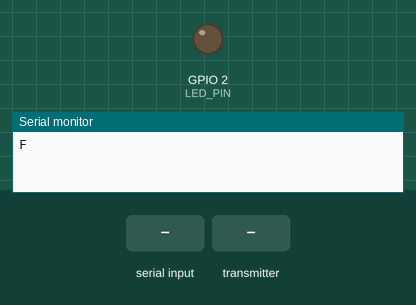
A sketch run on a simulated ESP32. Shown: output pins drawn as LEDs (lit = HIGH), the last lines printed to the serial monitor. The inputs (shaded band) are chosen by the test bench. No radio packets arrive unless stated.

Above: at 1.4 s.
1.5 s: "n\n" received over Serial
3.0 s: the transmitter starts sending incoming = 0
At 3.12 s:
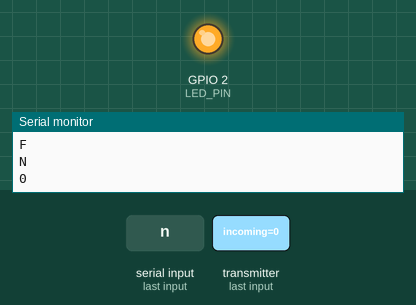
Timing chart, 0 to 6.0 s (numbered marks = the images above; inputs shaded):
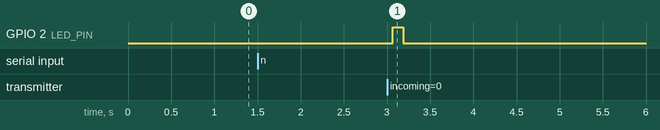

Measured:
- after the input at 3.0 s, GPIO 2 (LED_PIN): LOW → HIGH after 0.07 s, → LOW 0.12 s later

The sketch:

Reciever.ino
```cpp
// Receiver ESP32 - clean single-char serial protocol + remote toggle
#include <SPI.h>
#include <RF24.h>

#define CE_PIN 5
#define CSN_PIN 17
#define LED_PIN 2

RF24 radio(CE_PIN, CSN_PIN);
const byte addresses[][6] = {"1Node", "2Node"};

const char REMOTE_ID = 'H'; // remote buzzer ID
char winnerID[2] = { '\0', '\0' };
bool winnerLocked = false;
bool isGameOn = false;

void setup() {
  Serial.begin(115200);
  pinMode(LED_PIN, OUTPUT);
  digitalWrite(LED_PIN, LOW);

  if (!radio.begin() || !radio.isChipConnected()) {
    // no debug prints per request - hang if radio fails
    while (1);
  }

  radio.setPALevel(RF24_PA_LOW);
  radio.setDataRate(RF24_1MBPS);
  radio.openReadingPipe(1, addresses[1]);  // From buzzers
  radio.openWritingPipe(addresses[0]);     // To buzzers
  radio.startListening();

  delay(200);
  // Send initial state to Unity (F = game off)
  Serial.write('F');
  Serial.write('\n');
}

void loop() {
  // Handle incoming serial commands from Unity (single char commands)
  if (Serial.available() > 0) {
    char cmd = Serial.read();
    if (cmd == 'n') {
      startGame();
    } else if (cmd == 'f') {
      stopGame();
    } else if (cmd == 'q') { // status query from Unity
      if (isGameOn) {
        Serial.write('N');
        Serial.write('\n');
      } else {
        Serial.write('F');
        Serial.write('\n');
      }
    }
  }

  // Handle radio messages
  if (radio.available()) {
    char incoming = 0;
    radio.read(&incoming, 1); // read exactly one byte

    // Remote control buzzer toggles game state
    if (incoming == REMOTE_ID) {
      if (!isGameOn) startGame();
      else stopGame();
      return; // do not treat remote as winner
    }

    // Normal buzzer pressed: only count if game on and no winner locked
    if (isGameOn && !winnerLocked) {
      winnerLocked = true;
      winnerID[0] = incoming;
      winnerID[1] = '\0';

      // Send single char + newline to Unity
      Serial.write(winnerID[0]);
      Serial.write('\n');

      // Reply to buzzers to indicate winner (send winner char multiple times)
      radio.stopListening();
      for (int i = 0; i < 3; ++i) {
        radio.write(&winnerID[0], 1);
        delay(20);
      }
      radio.startListening();

      // Visual feedback on receiver
      digitalWrite(LED_PIN, HIGH);
      delay(120);
      digitalWrite(LED_PIN, LOW);

      // stop game until next start (receiver will require startGame to unlock)
      isGameOn = false;
      // keep winnerLocked true so no further winners until startGame resets it
    }
  }
}

void startGame() {
  isGameOn = true;
  winnerLocked = false;
  winnerID[0] = '\0';

  // flush any stale radio data
  clearRadioBuffer();

  // notify buzzers to enable
  radio.stopListening();
  char startSignal = 's';
  radio.write(&startSignal, 1);
  radio.startListening();

  // notify Unity
  Serial.write('N');
  Serial.write('\n');
}

void stopGame() {
  isGameOn = false;
  winnerLocked = false;
  winnerID[0] = '\0';

  // notify buzzers to disable
  radio.stopListening();
  char stopSignal = 'x';
  radio.write(&stopSignal, 1);
  radio.startListening();

  // notify Unity
  Serial.write('F');
  Serial.write('\n');
}

void clearRadioBuffer() {
  // drain any packets
  while (radio.available()) {
    char dummy;
    radio.read(&dummy, 1);
    delay(2);
  }
}
```
